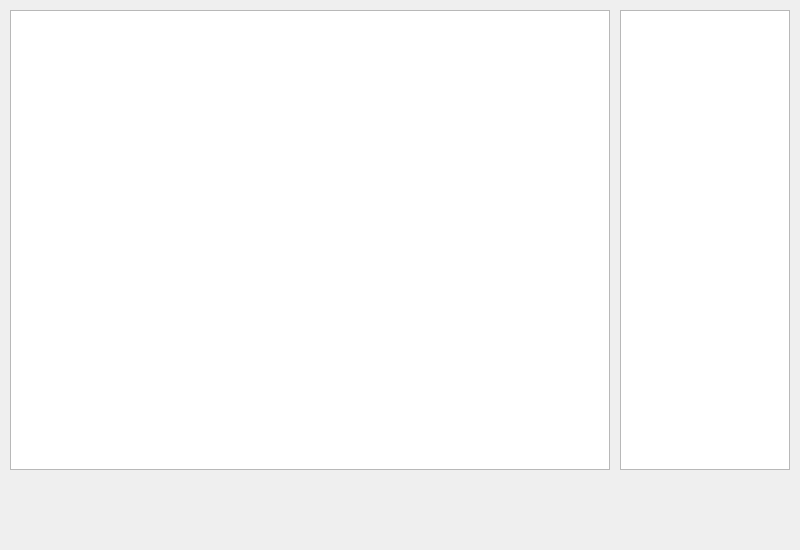
<?xml version="1.0" encoding="UTF-8"?>
<ui version="4.0">
 <class>AdminOrderListForm</class>
 <widget class="QWidget" name="AdminOrderListForm">
  <property name="geometry">
   <rect>
    <x>0</x>
    <y>0</y>
    <width>800</width>
    <height>550</height>
   </rect>
  </property>
  <property name="windowTitle">
   <string>Form</string>
  </property>
  <widget class="QTableWidget" name="orderList">
   <property name="geometry">
    <rect>
     <x>10</x>
     <y>10</y>
     <width>600</width>
     <height>460</height>
    </rect>
   </property>
  </widget>
  <widget class="QTableWidget" name="orderClientList">
   <property name="geometry">
    <rect>
     <x>620</x>
     <y>10</y>
     <width>170</width>
     <height>460</height>
    </rect>
   </property>
  </widget>
 </widget>
 <resources/>
 <connections/>
</ui>
